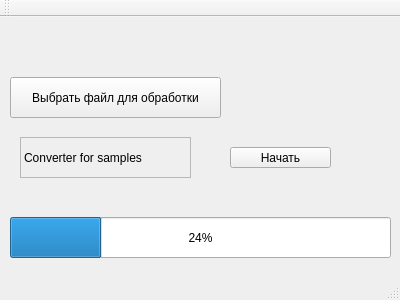
<?xml version="1.0" encoding="UTF-8"?>
<ui version="4.0">
 <class>MainWindow</class>
 <widget class="QMainWindow" name="MainWindow">
  <property name="geometry">
   <rect>
    <x>0</x>
    <y>0</y>
    <width>400</width>
    <height>300</height>
   </rect>
  </property>
  <property name="windowTitle">
   <string>MainWindow</string>
  </property>
  <widget class="QWidget" name="centralWidget">
   <widget class="QLabel" name="labelFileName">
    <property name="geometry">
     <rect>
      <x>20</x>
      <y>120</y>
      <width>171</width>
      <height>41</height>
     </rect>
    </property>
    <property name="frameShape">
     <enum>QFrame::StyledPanel</enum>
    </property>
    <property name="text">
     <string>Converter for samples</string>
    </property>
   </widget>
   <widget class="QProgressBar" name="progressBar">
    <property name="geometry">
     <rect>
      <x>10</x>
      <y>200</y>
      <width>381</width>
      <height>41</height>
     </rect>
    </property>
    <property name="value">
     <number>24</number>
    </property>
   </widget>
   <widget class="QPushButton" name="ButtonChooseFile">
    <property name="geometry">
     <rect>
      <x>10</x>
      <y>60</y>
      <width>211</width>
      <height>41</height>
     </rect>
    </property>
    <property name="text">
     <string>Выбрать файл для обработки</string>
    </property>
   </widget>
   <widget class="QPushButton" name="ButtonOK">
    <property name="geometry">
     <rect>
      <x>230</x>
      <y>130</y>
      <width>101</width>
      <height>21</height>
     </rect>
    </property>
    <property name="text">
     <string>Начать</string>
    </property>
   </widget>
  </widget>
  <widget class="QMenuBar" name="menuBar">
   <property name="geometry">
    <rect>
     <x>0</x>
     <y>0</y>
     <width>400</width>
     <height>21</height>
    </rect>
   </property>
  </widget>
  <widget class="QToolBar" name="mainToolBar">
   <attribute name="toolBarArea">
    <enum>TopToolBarArea</enum>
   </attribute>
   <attribute name="toolBarBreak">
    <bool>false</bool>
   </attribute>
  </widget>
  <widget class="QStatusBar" name="statusBar"/>
 </widget>
 <layoutdefault spacing="6" margin="11"/>
 <resources/>
 <connections/>
</ui>
